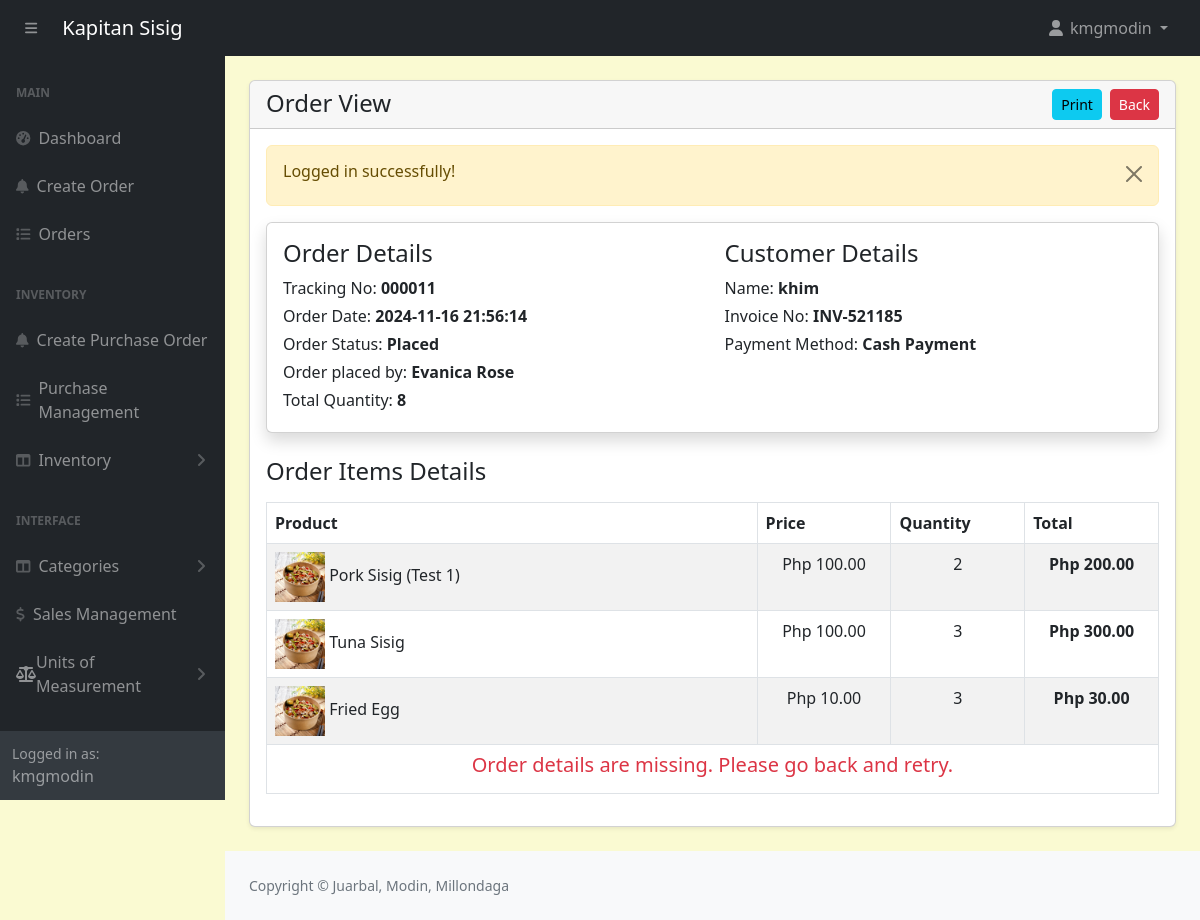
Screenshot of /admin/orders-view.php?track=000011 (signed in) with the database file from the repository.
### tables this page shows
CREATE TABLE `orders` (
  `id` int(11) NOT NULL,
  `customer_id` int(11) NOT NULL,
  `tracking_no` varchar(100) NOT NULL,
  `invoice_no` varchar(100) NOT NULL,
  `total_amount` varchar(100) NOT NULL,
  `amount_received` decimal(10,2) NOT NULL,
  `change_money` varchar(200) NOT NULL,
  `order_date` datetime DEFAULT NULL,
  `order_status` enum('Placed','Preparing','Completed','Cancelled') NOT NULL DEFAULT 'Placed' COMMENT 'placed, preparing, completed, cancelled',
  `payment_mode` varchar(100) NOT NULL COMMENT 'cash,online',
  `order_placed_by_id` varchar(100) NOT NULL
);

CREATE TABLE `customers` (
  `id` int(11) NOT NULL,
  `name` varchar(566) NOT NULL
);

CREATE TABLE `order_items` (
  `id` int(11) NOT NULL,
  `order_id` int(11) NOT NULL,
  `product_id` int(11) NOT NULL,
  `price` varchar(100) NOT NULL,
  `quantity` varchar(100) NOT NULL
);

CREATE TABLE `products` (
  `id` int(11) NOT NULL,
  `category_id` int(11) NOT NULL,
  `productname` varchar(191) NOT NULL,
  `description` varchar(191) NOT NULL,
  `price` decimal(10,2) NOT NULL,
  `image` varchar(255) NOT NULL,
  `created_at` date NOT NULL DEFAULT current_timestamp(),
  `quantity` int(11) NOT NULL
);

### admin/orders-view.php (the view, shortened to what this page needs)
<?php include('includes/header.php'); ?>
<div class="container-fluid px-4 mb-4">
    <div class="card mt-4 shadow-sm">
        <div class="card-header">
            <h4 class="mb-0">Order View
                <a href="orders.php" class="btn btn-danger btn-sm float-end">Back</a>
                <a href="orders-view-print.php?track=<?= $_GET['track'] ?>" class="btn btn-info mx-2 btn-sm float-end">Print</a>
            </h4>
        </div>
        <div class="card-body">
        <?php
        if(isset($_GET['track'])){
                ?>
                <?php
            $trackingNo = validate($_GET['track']);
            $query = "SELECT o.*, c.* FROM orders o, customers c WHERE
                        c.id = o.customer_id AND tracking_no='$trackingNo'
                        ORDER BY o.id DESC";
            $orders = mysqli_query($conn, $query);
            $orderItemQuery = "SELECT oi.quantity as orderItemQuantity, oi.price as orderItemPrice, o.*, oi.*, p.*
                                FROM orders as o, order_items as oi, products as p
                                WHERE  oi.order_id = o.id AND p.id = oi.product_id AND o.tracking_no='$trackingNo' ";
            $orderItemsRes = mysqli_query($conn, $orderItemQuery);
            if($orders){
                if(mysqli_num_rows($orders) > 0){
                    $orderData = mysqli_fetch_assoc($orders);
                    $totalQuantity = 0;
                    if($orderItemsRes){
                        if(mysqli_num_rows($orderItemsRes) > 0){
                            while($orderItemRow = mysqli_fetch_assoc($orderItemsRes)){
                                $totalQuantity += $orderItemRow['orderItemQuantity'];
                            }
                        }
                    }
                    ?>
                    <div class="card card-body shadow border-1 mb-4 ">
                        <div class="row">
                            <div class="col-md-6">
                                <h4>Order Details</h4>
                                <label class="mb-1">
                                    Tracking No: <span class="fw-bold"><?= htmlspecialchars($orderData['tracking_no'], ENT_QUOTES, 'UTF-8'); ?></span>
                                </label>
                                <br/>
                                <label class="mb-1">
                                    Order Date: <span class="fw-bold"><?= htmlspecialchars($orderData['order_date'], ENT_QUOTES, 'UTF-8'); ?></span>
                                </label>
                                <br/>
                                <label class="mb-1">
                                    Order Status: <span class="fw-bold"><?= htmlspecialchars($orderData['order_status'], ENT_QUOTES, 'UTF-8'); ?></span>
                                </label>
                                <br/>
                                <label class="mb-1">
                                    Order placed by: <span class="fw-bold"><?= htmlspecialchars($orderData['order_placed_by_id'], ENT_QUOTES, 'UTF-8'); ?></span>
                                </label>
                                <br/>
                                <label class="mb-1">
                                    Total Quantity: <span class="fw-bold"><?= htmlspecialchars($totalQuantity, ENT_QUOTES, 'UTF-8'); ?></span>
                                </label>
                                <br/>
                            </div>
                            <div class="col-md-6">
                                <h4>Customer Details</h4>
                                <label class="mb-1">
                                    Name: <span class="fw-bold"><?= htmlspecialchars($orderData['name'], ENT_QUOTES, 'UTF-8'); ?></span>
                                </label>
                                <br/>
                                <label class="mb-1">
                                    Invoice No: <span class="fw-bold"><?= htmlspecialchars($orderData['invoice_no'], ENT_QUOTES, 'UTF-8'); ?></span>
                                </label>
                                <br/>
                                <label class="mb-1">
                                    Payment Method: <span class="fw-bold"><?= htmlspecialchars($orderData['payment_mode'], ENT_QUOTES, 'UTF-8'); ?></span>
                                </label>
                                <br/>
                                <br/>
                            </div>
                        </div>
                    </div>
                    <?php
                        $orderItemQuery = "SELECT oi.quantity as orderItemQuantity, oi.price as orderItemPrice, o.*, oi.*, p.*
                                FROM orders as o, order_items as oi, products as p
                                WHERE  oi.order_id = o.id AND p.id = oi.product_id AND o.tracking_no='$trackingNo' ";
                        $orderItemsRes = mysqli_query($conn, $orderItemQuery);
                        if($orderItemsRes){
                            if(mysqli_num_rows($orderItemsRes) > 0){
                                ?>
                                    <h4 class="my-3">Order Items Details</h4>
                                    <table class="table table-bordered table-striped">
                                        <thead>
                                            <tr>
                                                <th>Product</th>
                                                <th>Price</th>
                                                <th>Quantity</th>
                                                <th>Total</th>
                                            </tr>
                                        </thead>
                                        <tbody>
                                            <?php while($orderItemRow = mysqli_fetch_assoc($orderItemsRes)): ?>
                                                <tr>
                                                    <td>
                                                    <img src="<?= $orderItemRow['image'] != '' ? '../'.$orderItemRow['image'] : '../pics/uploads/no-img.jpg'; ?>"
                                                        style="width:50px;height:50px;"
                                                        alt="Img"/>
                                                        <?= $orderItemRow['productname'];?>
                                                    </td>
                                                    <td width="15%" class="text-center">
                                                        Php <?= number_format($orderItemRow['orderItemPrice'], 2); ?>
                                                    </td>
                                                    <td width="15%" class="text-center">
                                                        <?= $orderItemRow['orderItemQuantity']; ?>
                                                    </td>
                                                    <td width="15%" class="fw-bold text-center">
                                                        Php <?= number_format($orderItemRow['orderItemPrice'] * $orderItemRow['orderItemQuantity'], 2); ?>
                                                    </td>
                                                </tr>
                                            <?php endwhile; ?>
                                            <?php if (isset($_SESSION['totalAmount']) && isset($_SESSION['change_money'])): ?>
                                            <tr>
                                                <td class="text-end fw-bold">Total Price: </td>
                                                <td colspan="3" class="text-end fw-bold">Php <?= number_format($_SESSION['totalAmount'], 2); ?></td>
                                            </tr>
                                            <tr>
                                                <td class="text-end fw-bold">Amount Received: </td>
                                                <td colspan="3" class="text-end fw-bold">Php <?= number_format($_SESSION['amount_received'], 2); ?></td>
                                            </tr>
                                            <tr>
                                                <td class="text-end fw-bold">Change: </td>
                                                <td colspan="3" class="text-end fw-bold">Php <?= number_format($_SESSION['change_money'], 2); ?></td>
                                            </tr>
                                        <?php else: ?>
                                            <tr>
                                                <td colspan="5">
                                                    <h5 class="text-danger text-center">Order details are missing. Please go back and retry.</h5>
                                                </td>
                                            </tr>
                                        <?php endif; ?>
                                        </tbody>
                                    </table>
                                <?php
                            }else{
                                echo ' <h5>No record Found!</h5>';
                                return false;
                            }
                        }else{
                            echo ' <h5>No record Found!</h5>';
                            return false;
                        }
                    ?>
                    <?php
                }else{
                    echo ' <h5>No record Found!</h5>';
                    return false;
                }
            }else{
                echo ' <h5>Something Went Wrong!</h5>';
            }
        }
        ?>
        </div>
    </div>
</div>
<?php include('includes/footer.php'); ?>

### admin/assets/css/custom.css (style rules this page uses)
body { margin: 0; font-family: system-ui, -apple-system, "Segoe UI", Roboto, "Helvetica Neue", "Noto Sans", "Liberation Sans", Arial, sans-serif; font-size: 1rem; font-weight: 400; line-height: 1.5; color: #212529; text-align: left; background-color: #FAFAD2; -webkit-text-size-adjust: 100%; -webkit-tap-highlight-color: rgba(0, 0, 0, 0); }

### rows the page displays
orders: tracking_no "000011", order_date "2024-11-16 21:56:14", order_status "Placed", order_placed_by "Evanica Rose", customer.name "khim", invoice_no "INV-521185", payment_mode "Cash Payment"
order_items: product.productname "Pork Sisig (Test 1)", price "100.00", quantity "2", $orderItemRow['orderItemPrice'] * $orderItemRow['orderItemQuantity'] "200.00"
order_items: product.productname "Tuna Sisig", price "100.00", quantity "3", $orderItemRow['orderItemPrice'] * $orderItemRow['orderItemQuantity'] "300.00"
order_items: product.productname "Fried Egg", price "10.00", quantity "3", $orderItemRow['orderItemPrice'] * $orderItemRow['orderItemQuantity'] "30.00"

### other values shown
$_SESSION['loggedInUser']['username'] "kmgmodin"
$_SESSION['message'] "Logged in successfully!"
$totalQuantity "8"
